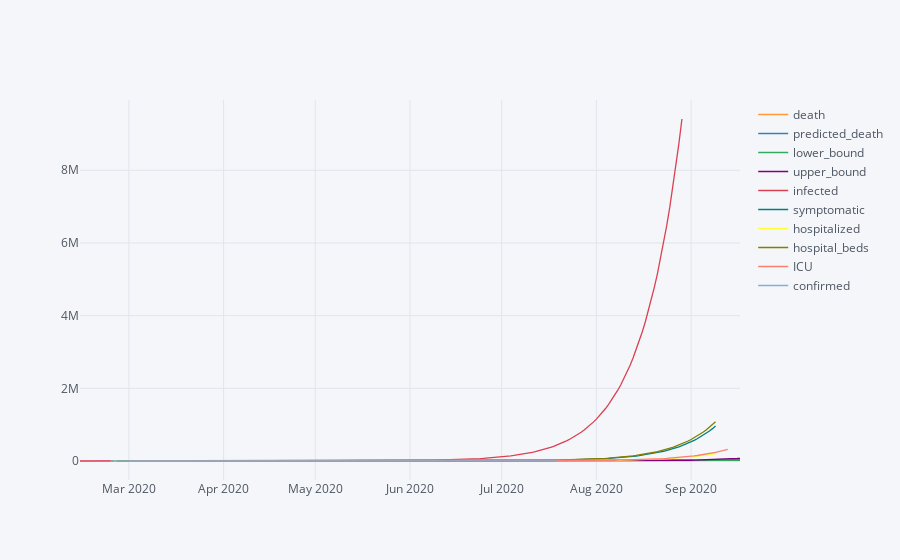

The cell this chart's notebook holds for it:
### Code cell
daily_metrics.iplot()

### Figure 1 — Plotly figure (JSON) as saved in the notebook; plotly's stock layout.template omitted (floating-point values rounded to 4 significant figures; data arrays with more than 128 entries replaced by an {"elided": "..."} marker saying what was removed)
{"data": [{"line": {"color": "rgba(255, 153, 51, 1.0)", "dash": "solid", "shape": "linear", "width": 1.3}, "mode": "lines", "name": "death", "text": "", "type": "scatter", "x": {"elided": "217 str values"}, "y": {"elided": "217 mixed values"}}, {"line": {"color": "rgba(55, 128, 191, 1.0)", "dash": "solid", "shape": "linear", "width": 1.3}, "mode": "lines", "name": "predicted_death", "text": "", "type": "scatter", "x": {"elided": "217 str values"}, "y": {"elided": "217 mixed values"}}, {"line": {"color": "rgba(50, 171, 96, 1.0)", "dash": "solid", "shape": "linear", "width": 1.3}, "mode": "lines", "name": "lower_bound", "text": "", "type": "scatter", "x": {"elided": "217 str values"}, "y": {"elided": "217 mixed values"}}, {"line": {"color": "rgba(128, 0, 128, 1.0)", "dash": "solid", "shape": "linear", "width": 1.3}, "mode": "lines", "name": "upper_bound", "text": "", "type": "scatter", "x": {"elided": "217 str values"}, "y": {"elided": "217 mixed values"}}, {"line": {"color": "rgba(219, 64, 82, 1.0)", "dash": "solid", "shape": "linear", "width": 1.3}, "mode": "lines", "name": "infected", "text": "", "type": "scatter", "x": {"elided": "217 str values"}, "y": {"elided": "217 mixed values"}}, {"line": {"color": "rgba(0, 128, 128, 1.0)", "dash": "solid", "shape": "linear", "width": 1.3}, "mode": "lines", "name": "symptomatic", "text": "", "type": "scatter", "x": {"elided": "217 str values"}, "y": {"elided": "217 mixed values"}}, {"line": {"color": "rgba(255, 255, 51, 1.0)", "dash": "solid", "shape": "linear", "width": 1.3}, "mode": "lines", "name": "hospitalized", "text": "", "type": "scatter", "x": {"elided": "217 str values"}, "y": {"elided": "217 mixed values"}}, {"line": {"color": "rgba(128, 128, 0, 1.0)", "dash": "solid", "shape": "linear", "width": 1.3}, "mode": "lines", "name": "hospital_beds", "text": "", "type": "scatter", "x": {"elided": "217 str values"}, "y": {"elided": "217 mixed values"}}, {"line": {"color": "rgba(251, 128, 114, 1.0)", "dash": "solid", "shape": "linear", "width": 1.3}, "mode": "lines", "name": "ICU", "text": "", "type": "scatter", "x": {"elided": "217 str values"}, "y": {"elided": "217 mixed values"}}, {"line": {"color": "rgba(128, 177, 211, 1.0)", "dash": "solid", "shape": "linear", "width": 1.3}, "mode": "lines", "name": "confirmed", "text": "", "type": "scatter", "x": {"elided": "217 str values"}, "y": {"elided": "217 mixed values"}}], "layout": {"legend": {"bgcolor": "#F5F6F9", "font": {"color": "#4D5663"}}, "paper_bgcolor": "#F5F6F9", "plot_bgcolor": "#F5F6F9", "title": {"font": {"color": "#4D5663"}}, "xaxis": {"gridcolor": "#E1E5ED", "showgrid": true, "tickfont": {"color": "#4D5663"}, "title": {"font": {"color": "#4D5663"}, "text": ""}, "zerolinecolor": "#E1E5ED"}, "yaxis": {"gridcolor": "#E1E5ED", "showgrid": true, "tickfont": {"color": "#4D5663"}, "title": {"font": {"color": "#4D5663"}, "text": ""}, "zerolinecolor": "#E1E5ED"}}}
